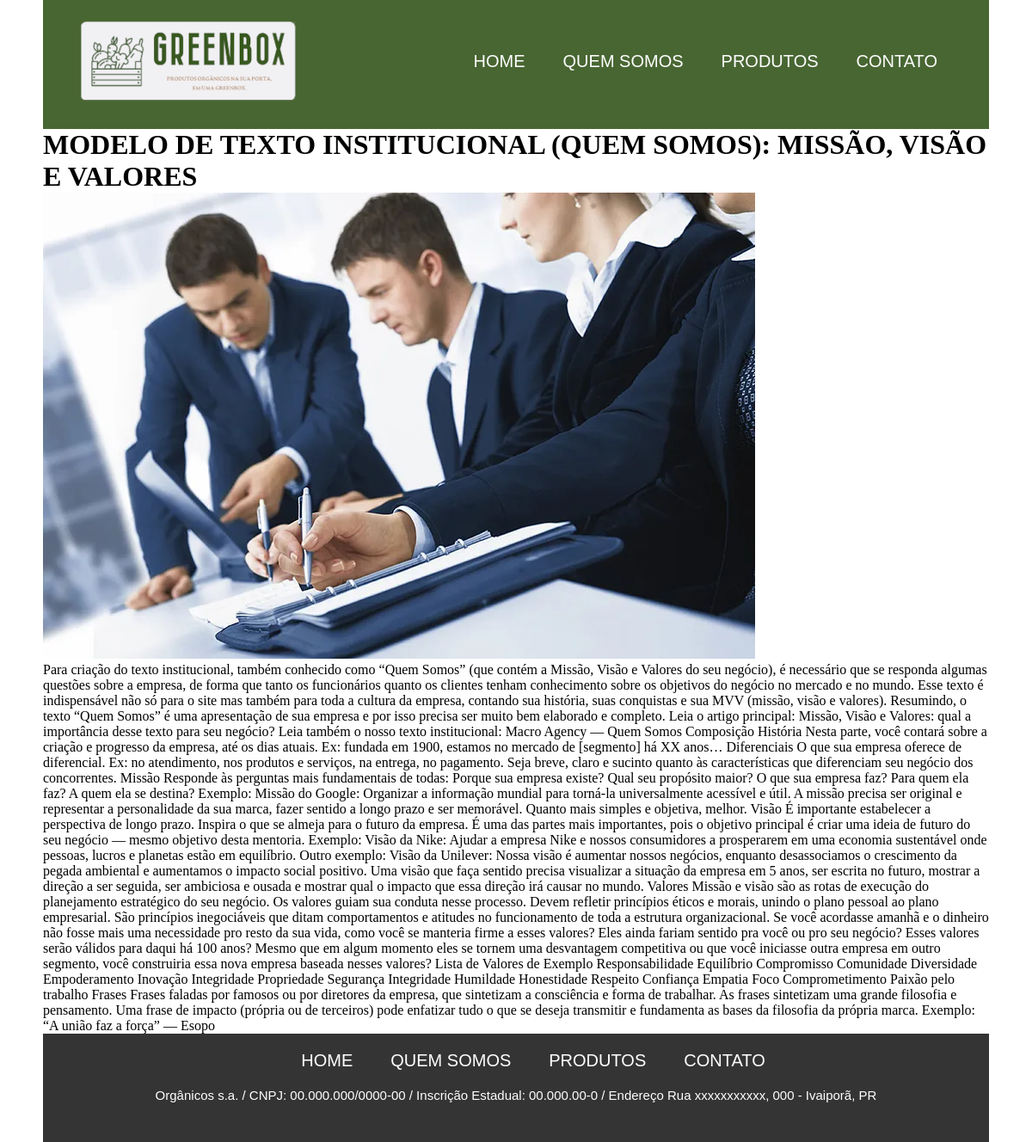
The app's page /noticia.php?id=41 with its own data.
### tables this page shows
CREATE TABLE IF NOT EXISTS `noticias` (
  `id` int NOT NULL AUTO_INCREMENT,
  `titulo` varchar(256) NOT NULL,
  `texto` blob NOT NULL,
  `tipo` varchar(256) NOT NULL,
  PRIMARY KEY (`id`)
);

CREATE TABLE IF NOT EXISTS `fotos` (
  `id` int NOT NULL AUTO_INCREMENT,
  `id_noticia` int NOT NULL,
  `foto` varchar(256) NOT NULL,
  `legenda` varchar(256) NOT NULL,
  PRIMARY KEY (`id`)
);

### noticia.php (the view, shortened to what this page needs)
<?php
    include_once('conexao.php');
?>
<!DOCTYPE html>
<html lang="pt-br">
<head>
    <link rel="stylesheet" href="estilo/estilo.css">
</head>
<body>
    <div id="geral">
        <div id="topo">
            <?php
                include_once('topo.php');
            ?>
        </div>
        <div id="main">
            <?php
                $id_noticia = $_GET["id"];
                $sql_noticia = "SELECT * FROM noticias WHERE id='$id_noticia'";
                $result = mysqli_query($conn, $sql_noticia);
                while($noticia = mysqli_fetch_assoc($result)){
                    echo "<h1>".$noticia['titulo']."</h1>";
                    $sql_foto = "SELECT * FROM fotos WHERE id_noticia = $id_noticia";
                    $result_foto = mysqli_query($conn, $sql_foto);
                    while($foto = mysqli_fetch_assoc($result_foto)){
                        echo "<img src='uploads/fotos/".$foto['foto']."' alt=''>";
                    }
                    echo "<p>".$noticia['texto']."</p>";
                }
            ?>
        </div>
        <div id="rodape">
            <?php
                include_once('rodape.php');
            ?>
        </div>
    </div>
</body>
</html>

### estilo/estilo.css (style rules this page uses)
* { margin: 0px; list-style: none; }
#geral { width: 1100px; margin: auto; height: 0px; }
#rodape { height: 126px; background-color: #343434; }
#topo { background-color: #486632; height: 150px; padding-left: 40px; padding-right: 40px; }

### records on screen
noticias: titulo "MODELO DE TEXTO INSTITUCIONAL (QUEM SOMOS): MISSÃO, VISÃO E VALORES", texto "Para criação do texto institucional, também conhecido como “Quem Somos” (que contém a Missão, Visão e Valores do seu negócio), é necessário que se responda algumas questões sobre a empresa, de forma que tanto os funcionários quanto os clientes tenham conhecimento sobre os objetivos do negócio no mercado e no mundo. Esse texto é indispensável não só para o site mas também para toda a cultura da empresa, contando sua história, suas conquistas e sua MVV (missão, visão e valores). Resumindo, o texto “Quem Somos” é uma apresentação de sua empresa e por isso precisa ser muito bem elaborado e completo. Leia o artigo principal: Missão, Visão e Valores: qual a importância desse texto para seu…"
fotos: foto (picture)
